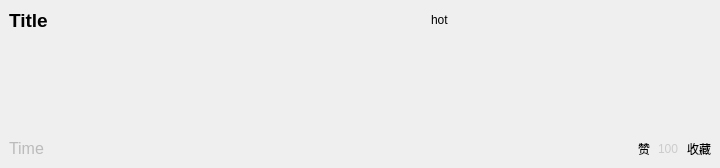
<?xml version="1.0" encoding="UTF-8"?>
<ui version="4.0">
 <class>CardCell</class>
 <widget class="QWidget" name="CardCell">
  <property name="geometry">
   <rect>
    <x>0</x>
    <y>0</y>
    <width>720</width>
    <height>168</height>
   </rect>
  </property>
  <property name="sizePolicy">
   <sizepolicy hsizetype="Expanding" vsizetype="Fixed">
    <horstretch>0</horstretch>
    <verstretch>0</verstretch>
   </sizepolicy>
  </property>
  <property name="windowTitle">
   <string>Form</string>
  </property>
  <property name="styleSheet">
   <string notr="true">border:none;</string>
  </property>
  <layout class="QHBoxLayout" name="horizontalLayout">
   <property name="spacing">
    <number>0</number>
   </property>
   <property name="leftMargin">
    <number>0</number>
   </property>
   <property name="topMargin">
    <number>0</number>
   </property>
   <property name="rightMargin">
    <number>0</number>
   </property>
   <property name="bottomMargin">
    <number>0</number>
   </property>
   <item>
    <widget class="QFrame" name="frame">
     <property name="sizePolicy">
      <sizepolicy hsizetype="Expanding" vsizetype="Fixed">
       <horstretch>0</horstretch>
       <verstretch>0</verstretch>
      </sizepolicy>
     </property>
     <property name="minimumSize">
      <size>
       <width>0</width>
       <height>0</height>
      </size>
     </property>
     <property name="maximumSize">
      <size>
       <width>1000</width>
       <height>200</height>
      </size>
     </property>
     <property name="styleSheet">
      <string notr="true"/>
     </property>
     <property name="frameShape">
      <enum>QFrame::StyledPanel</enum>
     </property>
     <property name="frameShadow">
      <enum>QFrame::Raised</enum>
     </property>
     <layout class="QVBoxLayout" name="verticalLayout">
      <property name="spacing">
       <number>8</number>
      </property>
      <item>
       <layout class="QHBoxLayout" name="horizontalLayout_2">
        <property name="sizeConstraint">
         <enum>QLayout::SetDefaultConstraint</enum>
        </property>
        <item>
         <widget class="QLabel" name="titleLab">
          <property name="sizePolicy">
           <sizepolicy hsizetype="Preferred" vsizetype="Fixed">
            <horstretch>0</horstretch>
            <verstretch>0</verstretch>
           </sizepolicy>
          </property>
          <property name="styleSheet">
           <string notr="true">font-size:14pt;font-weight:bold;</string>
          </property>
          <property name="text">
           <string>Title</string>
          </property>
         </widget>
        </item>
        <item>
         <spacer name="horizontalSpacer_2">
          <property name="orientation">
           <enum>Qt::Horizontal</enum>
          </property>
          <property name="sizeHint" stdset="0">
           <size>
            <width>40</width>
            <height>20</height>
           </size>
          </property>
         </spacer>
        </item>
        <item>
         <widget class="ArticalHot" name="hotLab">
          <property name="sizePolicy">
           <sizepolicy hsizetype="Preferred" vsizetype="Fixed">
            <horstretch>0</horstretch>
            <verstretch>0</verstretch>
           </sizepolicy>
          </property>
          <property name="minimumSize">
           <size>
            <width>280</width>
            <height>0</height>
           </size>
          </property>
          <property name="text">
           <string>hot</string>
          </property>
         </widget>
        </item>
       </layout>
      </item>
      <item>
       <layout class="QHBoxLayout" name="horizontalLayout_3">
        <item>
         <widget class="QTextEdit" name="tipLab">
          <property name="enabled">
           <bool>false</bool>
          </property>
          <property name="sizePolicy">
           <sizepolicy hsizetype="Expanding" vsizetype="Minimum">
            <horstretch>0</horstretch>
            <verstretch>0</verstretch>
           </sizepolicy>
          </property>
          <property name="styleSheet">
           <string notr="true"/>
          </property>
          <property name="verticalScrollBarPolicy">
           <enum>Qt::ScrollBarAlwaysOff</enum>
          </property>
          <property name="sizeAdjustPolicy">
           <enum>QAbstractScrollArea::AdjustToContents</enum>
          </property>
          <property name="lineWrapMode">
           <enum>QTextEdit::WidgetWidth</enum>
          </property>
         </widget>
        </item>
       </layout>
      </item>
      <item>
       <layout class="QHBoxLayout" name="horizontalLayout_4">
        <property name="spacing">
         <number>8</number>
        </property>
        <property name="sizeConstraint">
         <enum>QLayout::SetDefaultConstraint</enum>
        </property>
        <item>
         <widget class="QLabel" name="dateLab">
          <property name="sizePolicy">
           <sizepolicy hsizetype="Preferred" vsizetype="Fixed">
            <horstretch>0</horstretch>
            <verstretch>0</verstretch>
           </sizepolicy>
          </property>
          <property name="styleSheet">
           <string notr="true">font-size:12pt;color:#bbb;</string>
          </property>
          <property name="text">
           <string>Time</string>
          </property>
         </widget>
        </item>
        <item>
         <spacer name="horizontalSpacer">
          <property name="orientation">
           <enum>Qt::Horizontal</enum>
          </property>
          <property name="sizeHint" stdset="0">
           <size>
            <width>40</width>
            <height>20</height>
           </size>
          </property>
         </spacer>
        </item>
        <item>
         <widget class="QPushButton" name="surportBtn">
          <property name="text">
           <string>赞</string>
          </property>
         </widget>
        </item>
        <item>
         <widget class="QLabel" name="surportLab">
          <property name="styleSheet">
           <string notr="true">color:#ccc;</string>
          </property>
          <property name="text">
           <string>100</string>
          </property>
         </widget>
        </item>
        <item>
         <widget class="QPushButton" name="collectBtn">
          <property name="text">
           <string>收藏</string>
          </property>
         </widget>
        </item>
       </layout>
      </item>
     </layout>
    </widget>
   </item>
  </layout>
 </widget>
 <customwidgets>
  <customwidget>
   <class>ArticalHot</class>
   <extends>QLabel</extends>
   <header>artical/articalhot.h</header>
  </customwidget>
 </customwidgets>
 <resources/>
 <connections/>
</ui>
